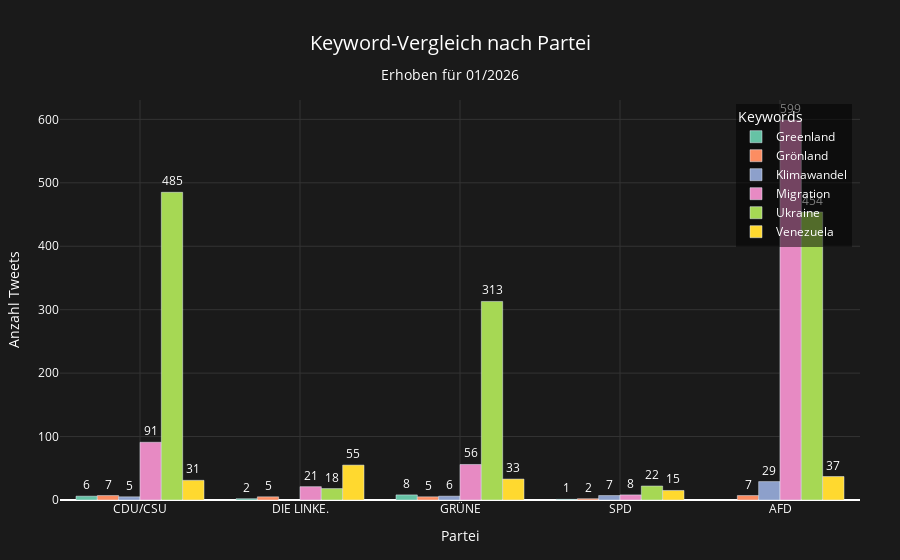

The notebook cell this image was saved under:
### Code cell
# Create grouped bar chart comparing keywords across parties (bilingual)
def create_keyword_comparison_chart(df, title=None, language='de'):
    """
    Create grouped bar chart comparing multiple keywords by party.
    Supports 'de' (German) and 'en' (English) languages.
    """
    # Get top parties by total tweets
    top_parties = (
        df.groupby('party_norm')['tweet_count']
        .sum()
        .nlargest(5)
        .index.tolist()
    )
    
    df_top = df[df['party_norm'].isin(top_parties)].copy()
    
    # Set default title based on language
    if title is None:
        title = "Keyword-Vergleich nach Partei" if language == 'de' else "Keyword Comparison by Party"
    
    # Axis labels
    xaxis_label = "Partei" if language == 'de' else "Party"
    yaxis_label = "Anzahl Tweets" if language == 'de' else "Number of Tweets"
    legend_title = "Keywords"
    
    fig = go.Figure()
    
    # Add a bar for each keyword
    colors = px.colors.qualitative.Set2
    
    for i, keyword in enumerate(df_top['keyword'].unique()):
        df_keyword = df_top[df_top['keyword'] == keyword]
        
        hover_party = "Partei" if language == 'de' else "Party"
        
        fig.add_trace(go.Bar(
            name=keyword,
            x=df_keyword['party_norm'],
            y=df_keyword['tweet_count'],
            marker_color=colors[i % len(colors)],
            text=[f"{v:,.0f}" for v in df_keyword['tweet_count']],
            textposition='outside',
            hovertemplate=(
                f"<b>{keyword}</b><br>"
                f"{hover_party}: %{{x}}<br>"
                "Tweets: %{y:,.0f}<br>"
                "<extra></extra>"
            )
        ))
    
    stand_text = get_stand_text(language)
    title_text = f"{title}<br><sub style='font-size:0.85em;'>{stand_text}</sub>"
    
    fig.update_layout(
        title=dict(text=title_text, x=0.5, xanchor='center', font=dict(size=20)),
        xaxis_title=xaxis_label,
        yaxis_title=yaxis_label,
        barmode='group',
        plot_bgcolor='#1a1a1a',
        paper_bgcolor='#1a1a1a',
        font=dict(color='white'),
        legend=dict(
            title=legend_title,
            yanchor="top",
            y=0.99,
            xanchor="right",
            x=0.99,
            bgcolor='rgba(0,0,0,0.5)'
        ),
        margin=dict(l=60, r=40, t=100, b=60),
        xaxis=dict(gridcolor='#333333'),
        yaxis=dict(gridcolor='#333333')
    )
    
    return fig

# Create comparison charts in both languages
fig_comparison_de = create_keyword_comparison_chart(df_multi, language='de')
fig_comparison_en = create_keyword_comparison_chart(df_multi, language='en')

save_path_de = GRAPHICS_DIR / "keywords_comparison_by_party_de.png"
save_path_en = GRAPHICS_DIR / "keywords_comparison_by_party_en.png"
fig_comparison_de.write_image(save_path_de, width=1200, height=675, scale=2)
fig_comparison_en.write_image(save_path_en, width=1200, height=675, scale=2)
print(f"Saved: {save_path_de.name}")
print(f"Saved: {save_path_en.name}")
fig_comparison_de.show()

### Figure 1 — Plotly figure (JSON) as saved in the notebook; plotly's stock layout.template omitted (floating-point values rounded to 4 significant figures)
{"data": [{"hovertemplate": "<b>Greenland</b><br>Partei: %{x}<br>Tweets: %{y:,.0f}<br><extra></extra>", "marker": {"color": "rgb(102,194,165)"}, "name": "Greenland", "text": ["6", "2", "8", "1"], "textposition": "outside", "type": "bar", "x": ["CDU/CSU", "DIE LINKE.", "GRÜNE", "SPD"], "y": [6, 2, 8, 1]}, {"hovertemplate": "<b>Grönland</b><br>Partei: %{x}<br>Tweets: %{y:,.0f}<br><extra></extra>", "marker": {"color": "rgb(252,141,98)"}, "name": "Grönland", "text": ["7", "7", "5", "5", "2"], "textposition": "outside", "type": "bar", "x": ["AFD", "CDU/CSU", "DIE LINKE.", "GRÜNE", "SPD"], "y": [7, 7, 5, 5, 2]}, {"hovertemplate": "<b>Klimawandel</b><br>Partei: %{x}<br>Tweets: %{y:,.0f}<br><extra></extra>", "marker": {"color": "rgb(141,160,203)"}, "name": "Klimawandel", "text": ["29", "5", "6", "7"], "textposition": "outside", "type": "bar", "x": ["AFD", "CDU/CSU", "GRÜNE", "SPD"], "y": [29, 5, 6, 7]}, {"hovertemplate": "<b>Migration</b><br>Partei: %{x}<br>Tweets: %{y:,.0f}<br><extra></extra>", "marker": {"color": "rgb(231,138,195)"}, "name": "Migration", "text": ["599", "91", "21", "56", "8"], "textposition": "outside", "type": "bar", "x": ["AFD", "CDU/CSU", "DIE LINKE.", "GRÜNE", "SPD"], "y": [599, 91, 21, 56, 8]}, {"hovertemplate": "<b>Ukraine</b><br>Partei: %{x}<br>Tweets: %{y:,.0f}<br><extra></extra>", "marker": {"color": "rgb(166,216,84)"}, "name": "Ukraine", "text": ["454", "485", "18", "313", "22"], "textposition": "outside", "type": "bar", "x": ["AFD", "CDU/CSU", "DIE LINKE.", "GRÜNE", "SPD"], "y": [454, 485, 18, 313, 22]}, {"hovertemplate": "<b>Venezuela</b><br>Partei: %{x}<br>Tweets: %{y:,.0f}<br><extra></extra>", "marker": {"color": "rgb(255,217,47)"}, "name": "Venezuela", "text": ["37", "31", "55", "33", "15"], "textposition": "outside", "type": "bar", "x": ["AFD", "CDU/CSU", "DIE LINKE.", "GRÜNE", "SPD"], "y": [37, 31, 55, 33, 15]}], "layout": {"barmode": "group", "font": {"color": "white"}, "legend": {"bgcolor": "rgba(0,0,0,0.5)", "title": {"text": "Keywords"}, "x": 0.99, "xanchor": "right", "y": 0.99, "yanchor": "top"}, "margin": {"b": 60, "l": 60, "r": 40, "t": 100}, "paper_bgcolor": "#1a1a1a", "plot_bgcolor": "#1a1a1a", "title": {"font": {"size": 20}, "text": "Keyword-Vergleich nach Partei<br><sub style='font-size:0.85em;'>Erhoben für 01/2026</sub>", "x": 0.5, "xanchor": "center"}, "xaxis": {"gridcolor": "#333333", "title": {"text": "Partei"}}, "yaxis": {"gridcolor": "#333333", "title": {"text": "Anzahl Tweets"}}}}
